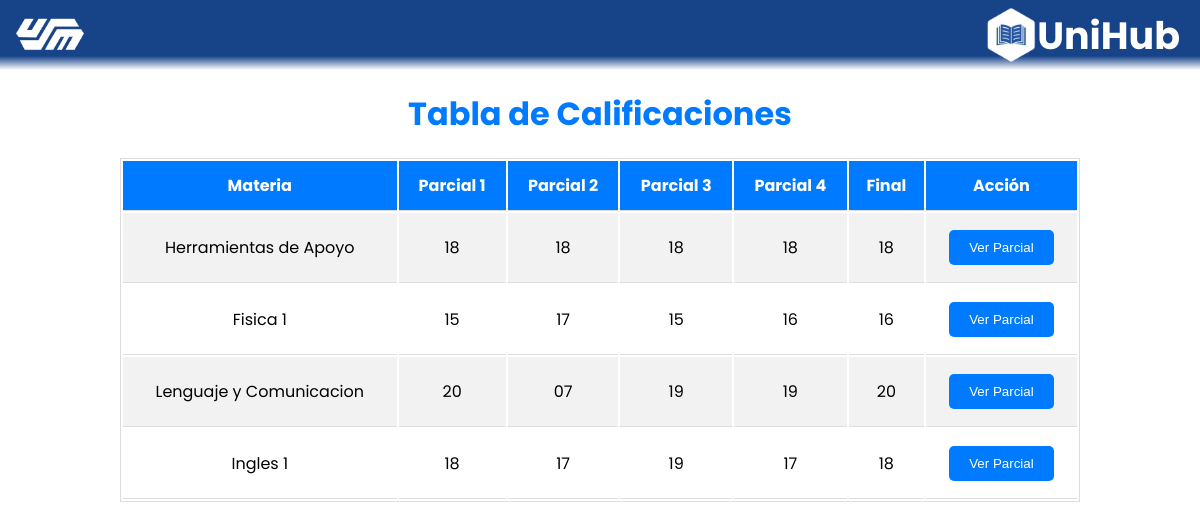
Before: /NAlumnos.php (signed in) with the older database file.
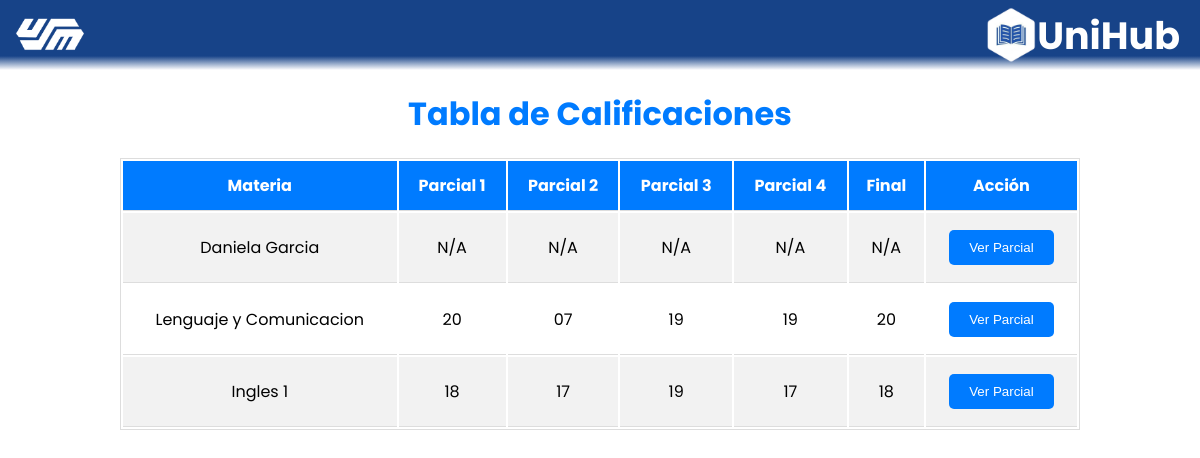
After: the same page with the newer database file.
### tables this page shows
CREATE TABLE IF NOT EXISTS `notas` (
  `Id` int NOT NULL AUTO_INCREMENT,
  `usuario_id` int NOT NULL,
  `Parcial1` varchar(100) DEFAULT NULL,
  `Parcial2` varchar(100) DEFAULT NULL,
  `Parcial3` varchar(100) DEFAULT NULL,
  `Parcial4` varchar(100) DEFAULT NULL,
  `Final` varchar(100) DEFAULT NULL,
  `materia_id` int DEFAULT NULL,
  `semestre` int DEFAULT NULL,
  PRIMARY KEY (`Id`)
);

CREATE TABLE IF NOT EXISTS `materias` (
  `id` int NOT NULL AUTO_INCREMENT,
  `nombre` varchar(100) DEFAULT NULL,
  `salon` varchar(50) DEFAULT NULL,
  `id_profesor` int DEFAULT NULL,
  `creditos` int NOT NULL,
  `semestre` int NOT NULL,
  `seccion` varchar(50) NOT NULL,
  PRIMARY KEY (`id`),
  KEY `fk_profesor` (`id_profesor`)
);

### NAlumnos.php (the view, shortened to what this page needs)
<!DOCTYPE html>
<html lang="en">
<head>
    <link rel="stylesheet" href="css/style.css">
    <link rel="stylesheet" href="css/principalalumnostyle.css">
    <link rel="stylesheet" href="css/tabla_calificaciones.css">
    <link rel="stylesheet" href="css/Notas A2.css">
</head>
<body>
    <div class="cabecera">
        <button type="button" id="logoButton">
            <img src="css/logo.png" alt="Logo">
        </button>
        <div class="logoempresa">
            <img src="css/logounihubblanco.png" alt="Logo" class="logounihub">
            <p>UniHub</p>
        </div>
    </div>
    <h1>Tabla de Calificaciones</h1>
    <div class="tabla">
        <table>
            <tr>
                <th class="th">Materia</th>
                <th class="th">Parcial 1</th>
                <th class="th">Parcial 2</th>
                <th class="th">Parcial 3</th>
                <th class="th">Parcial 4</th>
                <th class="th">Final</th>
                <th class="th">Acción</th>
            </tr>
            <?php
            $servername = "localhost";
            $username = "root";
            $password = "";
            $dbname = "proyectousm";
            $conn = new mysqli($servername, $username, $password, $dbname);
            $idusuario = $_SESSION['idusuario'];
            $sql = "SELECT id_materia FROM inscripciones WHERE id_estudiante = ?";
            $stmt = $conn->prepare($sql);
            $stmt->bind_param("i", $idusuario);
            $stmt->execute();
            $result = $stmt->get_result();
            $materias = $result->fetch_all(MYSQLI_ASSOC);
            $sql = "SELECT semestre FROM estudiantes WHERE id_usuario = ?";
            $stmt = $conn->prepare($sql);
            $stmt->bind_param("i", $idusuario);
            $stmt->execute();
            $result = $stmt->get_result();
            $usuario = $result->fetch_assoc();
            $semestre = $usuario['semestre'];
            foreach ($materias as $materia) {
                $materia_id = $materia['id_materia'];
                $sql = "SELECT n.Parcial1, n.Parcial2, n.Parcial3, n.Parcial4, n.Final, m.nombre AS materia
                        FROM notas n
                        INNER JOIN materias m ON n.materia_id = m.id
                        WHERE n.usuario_id = ? AND n.materia_id = ? AND n.semestre = ?";
                $stmt = $conn->prepare($sql);
                $stmt->bind_param("iii", $idusuario, $materia_id, $semestre);
                $stmt->execute();
                $result = $stmt->get_result();
                if ($result->num_rows > 0) {
                    while ($row = $result->fetch_assoc()) {
                        echo "<tr>";
                        echo "<td class='td'>" . $row['materia'] . "</td>";
                        echo "<td class='td'>" . ($row['Parcial1'] ?? 'N/A') . "</td>";
                        echo "<td class='td'>" . ($row['Parcial2'] ?? 'N/A') . "</td>";
                        echo "<td class='td'>" . ($row['Parcial3'] ?? 'N/A') . "</td>";
                        echo "<td class='td'>" . ($row['Parcial4'] ?? 'N/A') . "</td>";
                        echo "<td class='td'>" . ($row['Final'] ?? 'N/A') . "</td>";
                        echo "<td class='td button-cell'><button onclick=\"verParciales('" . $materia_id . "', '" . $idusuario . "')\">Ver Parcial</button></td>";
                        echo "</tr>";
                    }
                }
            }
            ?>
        </table>
    </div>
</body>
</html>

### css/style.css (style rules this page uses)
* { margin: 0; padding: 0; box-sizing: border-box; }

### css/principalalumnostyle.css (style rules this page uses)
.cabecera { width: 100%; height: 70px; background: linear-gradient( to bottom, #174388 0%, #174388 80%, transparent 100% ); display: flex; align-items: center; flex-direction: row; align-content: center; justify-content: flex-end; }
.cabecera button img { width: 70px; height: auto; }
.cabecera button { position: absolute; background-color: transparent; border: none; left: 15px; cursor: pointer; user-select: none; }
.cabecera p { font-family: "Poppins", sans-serif; font-size: 38px; color: white; position: absolute; right: 20px; user-select: none; font-weight: 700; }
.logoempresa img { width: 70px; height: auto; }
.logoempresa { display: flex; flex-direction: row; width: 225px; height: auto; align-items: center; }
:root { --background-color: white; --text-color: black; }
body { background-color: var(--background-color); color: var(--text-color); height: 100vh; transition: 1s background-color ease-in-out; }

### css/tabla_calificaciones.css (style rules this page uses)
h1 { text-align: center; color: #007BFF; font-family: 'Poppins', sans-serif; margin-top: 20px; }
.tabla { margin: 20px auto; width: 80%; border-collapse: collapse; font-family: 'Poppins', sans-serif; }
.tabla table { width: 100%; border: 1px solid #ddd; }
.tabla th, .tabla td { padding: 12px; text-align: center; border-bottom: 1px solid #ddd; }
.tabla th { background-color: #007BFF; color: white; }
.tabla tr:nth-child(even) { background-color: #f2f2f2; }
.tabla .button-cell button { background-color: #007BFF; color: white; border: none; padding: 10px 20px; cursor: pointer; border-radius: 5px; margin-top: 5px; margin-bottom: 5px; }

Changed rows visible on the page:
no longer on this page (row unchanged): notas: materia.nombre "Herramientas de Apoyo", Parcial1 "18", Parcial2 "18", Parcial3 "18", Parcial4 "18", Final "18"
no longer on this page (row unchanged): notas: materia.nombre "Fisica 1", Parcial1 "15", Parcial2 "17", Parcial3 "15", Parcial4 "16", Final "16"
added notas: materia.nombre "Daniela Garcia", Parcial1 "N/A", Parcial2 "N/A", Parcial3 "N/A", Parcial4 "N/A", Final "N/A"
